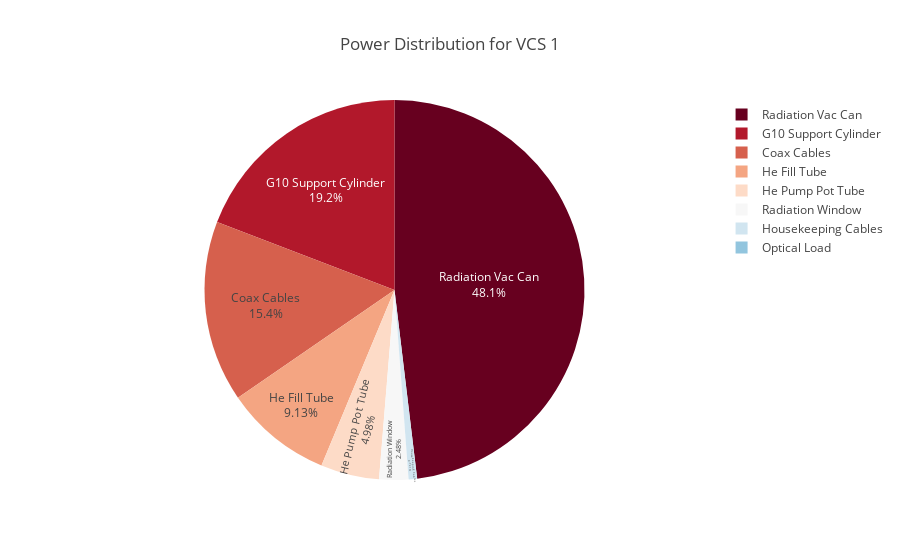

Write notebook code for a chart like this one.
### Code cell
blast_tm.plot_stage("VCS 1", streamlit=False)

### Figure 1 — Plotly figure (JSON) as saved in the notebook; plotly's stock layout.template omitted (floating-point values rounded to 4 significant figures)
{"data": [{"customdata": [[0.8652], [0.4119], [0.2248], [0.03255], [0.6955], [2.17], [0.112], [0.0]], "domain": {"x": [0, 1], "y": [0, 1]}, "hovertemplate": "Component=%{label}<br>Power (W)=%{customdata[0]:e}<extra></extra>", "labels": ["G10 Support Cylinder", "He Fill Tube", "He Pump Pot Tube", "Housekeeping Cables", "Coax Cables", "Radiation Vac Can", "Radiation Window", "Optical Load"], "legendgroup": "", "name": "", "showlegend": true, "textinfo": "percent+label", "textposition": "inside", "type": "pie", "values": [0.8652, 0.4119, 0.2248, 0.03255, 0.6955, 2.17, 0.112, 0.0]}], "layout": {"legend": {"tracegroupgap": 0}, "piecolorway": ["rgb(103,0,31)", "rgb(178,24,43)", "rgb(214,96,77)", "rgb(244,165,130)", "rgb(253,219,199)", "rgb(247,247,247)", "rgb(209,229,240)", "rgb(146,197,222)", "rgb(67,147,195)", "rgb(33,102,172)", "rgb(5,48,97)"], "title": {"text": "Power Distribution for VCS 1"}}}
